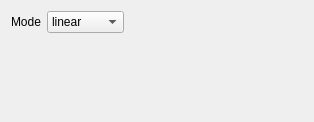
<?xml version="1.0" encoding="UTF-8"?>
<ui version="4.0">
 <class>DetrendSignalSettingsView</class>
 <widget class="QWidget" name="DetrendSignalSettingsView">
  <property name="geometry">
   <rect>
    <x>0</x>
    <y>0</y>
    <width>314</width>
    <height>122</height>
   </rect>
  </property>
  <property name="windowTitle">
   <string>Form</string>
  </property>
  <layout class="QVBoxLayout" name="verticalLayout">
   <item>
    <layout class="QHBoxLayout" name="mode_horizontalLayout">
     <item>
      <widget class="QLabel" name="mode_label">
       <property name="text">
        <string>Mode</string>
       </property>
      </widget>
     </item>
     <item>
      <widget class="QComboBox" name="mode_comboBox">
       <item>
        <property name="text">
         <string>linear</string>
        </property>
       </item>
       <item>
        <property name="text">
         <string>p_inv</string>
        </property>
       </item>
       <item>
        <property name="text">
         <string>constant</string>
        </property>
       </item>
      </widget>
     </item>
     <item>
      <spacer name="horizontalSpacer">
       <property name="orientation">
        <enum>Qt::Horizontal</enum>
       </property>
       <property name="sizeHint" stdset="0">
        <size>
         <width>40</width>
         <height>20</height>
        </size>
       </property>
      </spacer>
     </item>
    </layout>
   </item>
   <item>
    <spacer name="verticalSpacer">
     <property name="orientation">
      <enum>Qt::Vertical</enum>
     </property>
     <property name="sizeHint" stdset="0">
      <size>
       <width>20</width>
       <height>40</height>
      </size>
     </property>
    </spacer>
   </item>
  </layout>
 </widget>
 <resources/>
 <connections/>
</ui>
